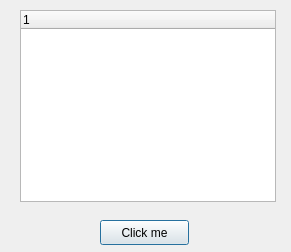
<?xml version="1.0" encoding="UTF-8"?>
<ui version="4.0">
 <class>Dialog</class>
 <widget class="QDialog" name="Dialog">
  <property name="geometry">
   <rect>
    <x>0</x>
    <y>0</y>
    <width>291</width>
    <height>252</height>
   </rect>
  </property>
  <property name="windowTitle">
   <string>Dialog</string>
  </property>
  <widget class="QPushButton" name="pushButton">
   <property name="geometry">
    <rect>
     <x>100</x>
     <y>220</y>
     <width>89</width>
     <height>25</height>
    </rect>
   </property>
   <property name="text">
    <string>Click me</string>
   </property>
  </widget>
  <widget class="QTreeWidget" name="treeWidget">
   <property name="geometry">
    <rect>
     <x>20</x>
     <y>10</y>
     <width>256</width>
     <height>192</height>
    </rect>
   </property>
   <column>
    <property name="text">
     <string notr="true">1</string>
    </property>
   </column>
  </widget>
 </widget>
 <resources/>
 <connections/>
</ui>
